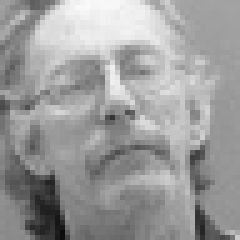
#> input picture datasets/train/angry/10240.jpg, 48 x 48 px (shown 5 times larger); its folder holds only this picture in this run
$ jupyter execute --allow-errors face-recognition-analysis.ipynb
#> lines starting #> are read from the running program, lines starting #| are printed output that depends on the picture
#> further down, img is the input picture: PIL image 48x48 L; min 11, max 249, mean 155.5
#> `img = img.convert('L').resize((100, 100))`:
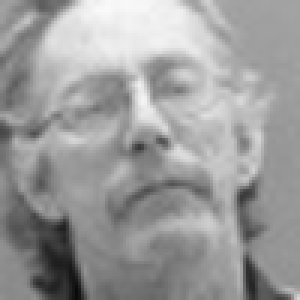
#> img: PIL image 100x100 L (shown 3 times larger); min 9, max 249, mean 155.5
#> `img_vector = img_array.flatten()`: img_vector = 10000 values, max 249 at index 235, min 9 at index 9725, mean 155.5
#> pass 2 of the loop `for emotion in emotions:`:
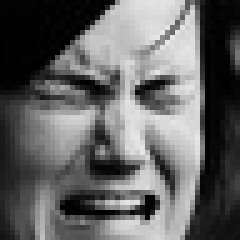
#> input picture datasets/train/disgust/10022.jpg, 48 x 48 px (shown 5 times larger)
#> img is the input picture: PIL image 48x48 L; min 0, max 231, mean 99.2
#> `img = img.convert('L').resize((100, 100))`:
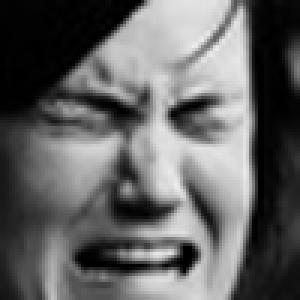
#> img: PIL image 100x100 L (shown 3 times larger); min 0, max 235, mean 99.2
#> img_vector = 10000 values, max 235 at index 1564, min 0 at index 23, mean 99.22
[cell 1]
from sklearn.decomposition import PCA
import numpy as np
import os
from PIL import Image
import matplotlib.pyplot as plt
from matplotlib.offsetbox import OffsetImage, AnnotationBbox

emotions = ['angry', 'disgust', 'fear', 'happy', 'neutral', 'sad', 'surprise']

X_train = []
y_train = []

##########################################

paths = [
    'a.jpg',
    'b.jpg',
    'c.jpg',
    'd.jpg',
    'e.jpg']

x = [0,1,2,3,4]
y = [0,1,2,3,4]

###########################################

img_arrays_unflattened = []

#> (the rest of this cell did not finish here and is left out)
